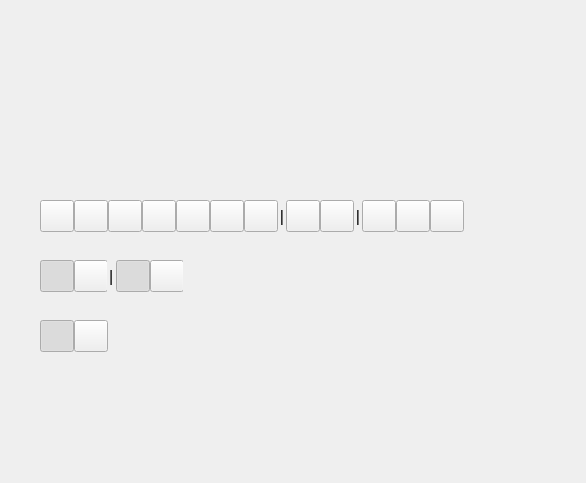
<?xml version="1.0" encoding="UTF-8"?>
<ui version="4.0">
 <class>MainWindow</class>
 <widget class="QMainWindow" name="MainWindow">
  <property name="geometry">
   <rect>
    <x>0</x>
    <y>0</y>
    <width>586</width>
    <height>483</height>
   </rect>
  </property>
  <property name="windowTitle">
   <string>MainWindow</string>
  </property>
  <widget class="QWidget" name="centralwidget">
   <widget class="QWidget" name="toolMain" native="true">
    <property name="geometry">
     <rect>
      <x>40</x>
      <y>200</y>
      <width>424</width>
      <height>32</height>
     </rect>
    </property>
    <property name="minimumSize">
     <size>
      <width>0</width>
      <height>32</height>
     </size>
    </property>
    <property name="maximumSize">
     <size>
      <width>16777215</width>
      <height>32</height>
     </size>
    </property>
    <property name="styleSheet">
     <string notr="true"/>
    </property>
    <layout class="QHBoxLayout" name="horizontalLayout">
     <property name="spacing">
      <number>0</number>
     </property>
     <property name="leftMargin">
      <number>0</number>
     </property>
     <property name="topMargin">
      <number>0</number>
     </property>
     <property name="rightMargin">
      <number>0</number>
     </property>
     <property name="bottomMargin">
      <number>0</number>
     </property>
     <item>
      <widget class="QWidget" name="mainToolMenuContainer" native="true">
       <layout class="QHBoxLayout" name="horizontalLayout_6">
        <property name="spacing">
         <number>0</number>
        </property>
        <property name="leftMargin">
         <number>0</number>
        </property>
        <property name="topMargin">
         <number>0</number>
        </property>
        <property name="rightMargin">
         <number>0</number>
        </property>
        <property name="bottomMargin">
         <number>0</number>
        </property>
        <item>
         <widget class="QPushButton" name="btnRectEllipse">
          <property name="sizePolicy">
           <sizepolicy hsizetype="Preferred" vsizetype="Preferred">
            <horstretch>0</horstretch>
            <verstretch>0</verstretch>
           </sizepolicy>
          </property>
          <property name="minimumSize">
           <size>
            <width>34</width>
            <height>0</height>
           </size>
          </property>
          <property name="maximumSize">
           <size>
            <width>34</width>
            <height>16777215</height>
           </size>
          </property>
          <property name="font">
           <font>
            <stylestrategy>PreferAntialias</stylestrategy>
           </font>
          </property>
          <property name="cursor">
           <cursorShape>PointingHandCursor</cursorShape>
          </property>
          <property name="text">
           <string/>
          </property>
          <property name="checkable">
           <bool>true</bool>
          </property>
          <property name="autoExclusive">
           <bool>true</bool>
          </property>
         </widget>
        </item>
        <item>
         <widget class="QPushButton" name="btnArrow">
          <property name="sizePolicy">
           <sizepolicy hsizetype="Preferred" vsizetype="Preferred">
            <horstretch>0</horstretch>
            <verstretch>0</verstretch>
           </sizepolicy>
          </property>
          <property name="minimumSize">
           <size>
            <width>34</width>
            <height>0</height>
           </size>
          </property>
          <property name="maximumSize">
           <size>
            <width>34</width>
            <height>16777215</height>
           </size>
          </property>
          <property name="font">
           <font>
            <stylestrategy>PreferAntialias</stylestrategy>
           </font>
          </property>
          <property name="cursor">
           <cursorShape>PointingHandCursor</cursorShape>
          </property>
          <property name="text">
           <string/>
          </property>
          <property name="checkable">
           <bool>true</bool>
          </property>
          <property name="autoExclusive">
           <bool>true</bool>
          </property>
         </widget>
        </item>
        <item>
         <widget class="QPushButton" name="btnLine">
          <property name="sizePolicy">
           <sizepolicy hsizetype="Preferred" vsizetype="Preferred">
            <horstretch>0</horstretch>
            <verstretch>0</verstretch>
           </sizepolicy>
          </property>
          <property name="minimumSize">
           <size>
            <width>34</width>
            <height>0</height>
           </size>
          </property>
          <property name="maximumSize">
           <size>
            <width>34</width>
            <height>16777215</height>
           </size>
          </property>
          <property name="font">
           <font>
            <stylestrategy>PreferAntialias</stylestrategy>
           </font>
          </property>
          <property name="cursor">
           <cursorShape>PointingHandCursor</cursorShape>
          </property>
          <property name="text">
           <string/>
          </property>
          <property name="checkable">
           <bool>true</bool>
          </property>
          <property name="autoExclusive">
           <bool>true</bool>
          </property>
         </widget>
        </item>
        <item>
         <widget class="QPushButton" name="btnMosaic">
          <property name="sizePolicy">
           <sizepolicy hsizetype="Preferred" vsizetype="Preferred">
            <horstretch>0</horstretch>
            <verstretch>0</verstretch>
           </sizepolicy>
          </property>
          <property name="minimumSize">
           <size>
            <width>34</width>
            <height>0</height>
           </size>
          </property>
          <property name="maximumSize">
           <size>
            <width>34</width>
            <height>16777215</height>
           </size>
          </property>
          <property name="font">
           <font>
            <stylestrategy>PreferAntialias</stylestrategy>
           </font>
          </property>
          <property name="cursor">
           <cursorShape>PointingHandCursor</cursorShape>
          </property>
          <property name="text">
           <string/>
          </property>
          <property name="checkable">
           <bool>true</bool>
          </property>
          <property name="autoExclusive">
           <bool>true</bool>
          </property>
         </widget>
        </item>
        <item>
         <widget class="QPushButton" name="btnText">
          <property name="sizePolicy">
           <sizepolicy hsizetype="Preferred" vsizetype="Preferred">
            <horstretch>0</horstretch>
            <verstretch>0</verstretch>
           </sizepolicy>
          </property>
          <property name="minimumSize">
           <size>
            <width>34</width>
            <height>0</height>
           </size>
          </property>
          <property name="maximumSize">
           <size>
            <width>34</width>
            <height>16777215</height>
           </size>
          </property>
          <property name="font">
           <font>
            <stylestrategy>PreferAntialias</stylestrategy>
           </font>
          </property>
          <property name="cursor">
           <cursorShape>PointingHandCursor</cursorShape>
          </property>
          <property name="text">
           <string/>
          </property>
          <property name="checkable">
           <bool>true</bool>
          </property>
          <property name="autoExclusive">
           <bool>true</bool>
          </property>
         </widget>
        </item>
        <item>
         <widget class="QPushButton" name="btnNumber">
          <property name="sizePolicy">
           <sizepolicy hsizetype="Preferred" vsizetype="Preferred">
            <horstretch>0</horstretch>
            <verstretch>0</verstretch>
           </sizepolicy>
          </property>
          <property name="minimumSize">
           <size>
            <width>34</width>
            <height>0</height>
           </size>
          </property>
          <property name="maximumSize">
           <size>
            <width>34</width>
            <height>16777215</height>
           </size>
          </property>
          <property name="font">
           <font>
            <stylestrategy>PreferAntialias</stylestrategy>
           </font>
          </property>
          <property name="cursor">
           <cursorShape>PointingHandCursor</cursorShape>
          </property>
          <property name="text">
           <string/>
          </property>
          <property name="checkable">
           <bool>true</bool>
          </property>
          <property name="autoExclusive">
           <bool>true</bool>
          </property>
         </widget>
        </item>
        <item>
         <widget class="QPushButton" name="btnEraser">
          <property name="sizePolicy">
           <sizepolicy hsizetype="Preferred" vsizetype="Preferred">
            <horstretch>0</horstretch>
            <verstretch>0</verstretch>
           </sizepolicy>
          </property>
          <property name="minimumSize">
           <size>
            <width>34</width>
            <height>0</height>
           </size>
          </property>
          <property name="maximumSize">
           <size>
            <width>34</width>
            <height>16777215</height>
           </size>
          </property>
          <property name="font">
           <font>
            <stylestrategy>PreferAntialias</stylestrategy>
           </font>
          </property>
          <property name="cursor">
           <cursorShape>PointingHandCursor</cursorShape>
          </property>
          <property name="text">
           <string/>
          </property>
          <property name="checkable">
           <bool>true</bool>
          </property>
          <property name="autoExclusive">
           <bool>true</bool>
          </property>
         </widget>
        </item>
       </layout>
      </widget>
     </item>
     <item>
      <widget class="QLabel" name="label_2">
       <property name="minimumSize">
        <size>
         <width>8</width>
         <height>0</height>
        </size>
       </property>
       <property name="maximumSize">
        <size>
         <width>8</width>
         <height>16777215</height>
        </size>
       </property>
       <property name="font">
        <font>
         <pointsize>12</pointsize>
         <stylestrategy>PreferAntialias</stylestrategy>
        </font>
       </property>
       <property name="text">
        <string>|</string>
       </property>
       <property name="alignment">
        <set>Qt::AlignCenter</set>
       </property>
      </widget>
     </item>
     <item>
      <widget class="QPushButton" name="btnUndo">
       <property name="sizePolicy">
        <sizepolicy hsizetype="Preferred" vsizetype="Preferred">
         <horstretch>0</horstretch>
         <verstretch>0</verstretch>
        </sizepolicy>
       </property>
       <property name="minimumSize">
        <size>
         <width>34</width>
         <height>0</height>
        </size>
       </property>
       <property name="maximumSize">
        <size>
         <width>34</width>
         <height>16777215</height>
        </size>
       </property>
       <property name="cursor">
        <cursorShape>PointingHandCursor</cursorShape>
       </property>
       <property name="text">
        <string/>
       </property>
       <property name="checkable">
        <bool>false</bool>
       </property>
       <property name="autoExclusive">
        <bool>false</bool>
       </property>
      </widget>
     </item>
     <item>
      <widget class="QPushButton" name="btnRedo">
       <property name="sizePolicy">
        <sizepolicy hsizetype="Preferred" vsizetype="Preferred">
         <horstretch>0</horstretch>
         <verstretch>0</verstretch>
        </sizepolicy>
       </property>
       <property name="minimumSize">
        <size>
         <width>34</width>
         <height>0</height>
        </size>
       </property>
       <property name="maximumSize">
        <size>
         <width>34</width>
         <height>16777215</height>
        </size>
       </property>
       <property name="cursor">
        <cursorShape>PointingHandCursor</cursorShape>
       </property>
       <property name="text">
        <string/>
       </property>
       <property name="checkable">
        <bool>false</bool>
       </property>
       <property name="autoExclusive">
        <bool>false</bool>
       </property>
      </widget>
     </item>
     <item>
      <widget class="QLabel" name="label_3">
       <property name="minimumSize">
        <size>
         <width>8</width>
         <height>0</height>
        </size>
       </property>
       <property name="maximumSize">
        <size>
         <width>8</width>
         <height>16777215</height>
        </size>
       </property>
       <property name="font">
        <font>
         <pointsize>12</pointsize>
         <stylestrategy>PreferAntialias</stylestrategy>
        </font>
       </property>
       <property name="text">
        <string>|</string>
       </property>
       <property name="alignment">
        <set>Qt::AlignCenter</set>
       </property>
      </widget>
     </item>
     <item>
      <widget class="QPushButton" name="btnSave">
       <property name="sizePolicy">
        <sizepolicy hsizetype="Preferred" vsizetype="Preferred">
         <horstretch>0</horstretch>
         <verstretch>0</verstretch>
        </sizepolicy>
       </property>
       <property name="minimumSize">
        <size>
         <width>34</width>
         <height>0</height>
        </size>
       </property>
       <property name="maximumSize">
        <size>
         <width>34</width>
         <height>16777215</height>
        </size>
       </property>
       <property name="cursor">
        <cursorShape>PointingHandCursor</cursorShape>
       </property>
       <property name="text">
        <string/>
       </property>
       <property name="checkable">
        <bool>false</bool>
       </property>
       <property name="autoExclusive">
        <bool>false</bool>
       </property>
      </widget>
     </item>
     <item>
      <widget class="QPushButton" name="btnCopy">
       <property name="sizePolicy">
        <sizepolicy hsizetype="Preferred" vsizetype="Preferred">
         <horstretch>0</horstretch>
         <verstretch>0</verstretch>
        </sizepolicy>
       </property>
       <property name="minimumSize">
        <size>
         <width>34</width>
         <height>0</height>
        </size>
       </property>
       <property name="maximumSize">
        <size>
         <width>34</width>
         <height>16777215</height>
        </size>
       </property>
       <property name="cursor">
        <cursorShape>PointingHandCursor</cursorShape>
       </property>
       <property name="text">
        <string/>
       </property>
       <property name="checkable">
        <bool>false</bool>
       </property>
       <property name="autoExclusive">
        <bool>false</bool>
       </property>
      </widget>
     </item>
     <item>
      <widget class="QPushButton" name="btnOk">
       <property name="sizePolicy">
        <sizepolicy hsizetype="Preferred" vsizetype="Preferred">
         <horstretch>0</horstretch>
         <verstretch>0</verstretch>
        </sizepolicy>
       </property>
       <property name="minimumSize">
        <size>
         <width>34</width>
         <height>0</height>
        </size>
       </property>
       <property name="maximumSize">
        <size>
         <width>34</width>
         <height>16777215</height>
        </size>
       </property>
       <property name="cursor">
        <cursorShape>PointingHandCursor</cursorShape>
       </property>
       <property name="text">
        <string/>
       </property>
       <property name="checkable">
        <bool>false</bool>
       </property>
       <property name="autoExclusive">
        <bool>false</bool>
       </property>
      </widget>
     </item>
    </layout>
   </widget>
   <widget class="QWidget" name="toolRectEllipse" native="true">
    <property name="geometry">
     <rect>
      <x>40</x>
      <y>260</y>
      <width>143</width>
      <height>32</height>
     </rect>
    </property>
    <property name="minimumSize">
     <size>
      <width>143</width>
      <height>32</height>
     </size>
    </property>
    <property name="maximumSize">
     <size>
      <width>143</width>
      <height>32</height>
     </size>
    </property>
    <property name="styleSheet">
     <string notr="true"/>
    </property>
    <layout class="QHBoxLayout" name="horizontalLayout_2">
     <property name="spacing">
      <number>2</number>
     </property>
     <property name="leftMargin">
      <number>0</number>
     </property>
     <property name="topMargin">
      <number>0</number>
     </property>
     <property name="rightMargin">
      <number>0</number>
     </property>
     <property name="bottomMargin">
      <number>0</number>
     </property>
     <item>
      <widget class="QWidget" name="widget_2" native="true">
       <layout class="QHBoxLayout" name="horizontalLayout_4">
        <property name="spacing">
         <number>0</number>
        </property>
        <property name="leftMargin">
         <number>0</number>
        </property>
        <property name="topMargin">
         <number>0</number>
        </property>
        <property name="rightMargin">
         <number>0</number>
        </property>
        <property name="bottomMargin">
         <number>0</number>
        </property>
        <item>
         <widget class="QPushButton" name="btnDot">
          <property name="sizePolicy">
           <sizepolicy hsizetype="Preferred" vsizetype="Preferred">
            <horstretch>0</horstretch>
            <verstretch>0</verstretch>
           </sizepolicy>
          </property>
          <property name="minimumSize">
           <size>
            <width>34</width>
            <height>0</height>
           </size>
          </property>
          <property name="maximumSize">
           <size>
            <width>16777215</width>
            <height>34</height>
           </size>
          </property>
          <property name="cursor">
           <cursorShape>PointingHandCursor</cursorShape>
          </property>
          <property name="text">
           <string/>
          </property>
          <property name="checkable">
           <bool>true</bool>
          </property>
          <property name="checked">
           <bool>true</bool>
          </property>
          <property name="autoExclusive">
           <bool>true</bool>
          </property>
         </widget>
        </item>
        <item>
         <widget class="QPushButton" name="btnFill">
          <property name="sizePolicy">
           <sizepolicy hsizetype="Preferred" vsizetype="Preferred">
            <horstretch>0</horstretch>
            <verstretch>0</verstretch>
           </sizepolicy>
          </property>
          <property name="minimumSize">
           <size>
            <width>34</width>
            <height>0</height>
           </size>
          </property>
          <property name="maximumSize">
           <size>
            <width>16777215</width>
            <height>34</height>
           </size>
          </property>
          <property name="cursor">
           <cursorShape>PointingHandCursor</cursorShape>
          </property>
          <property name="text">
           <string/>
          </property>
          <property name="checkable">
           <bool>true</bool>
          </property>
          <property name="autoExclusive">
           <bool>true</bool>
          </property>
         </widget>
        </item>
       </layout>
      </widget>
     </item>
     <item>
      <widget class="QLabel" name="label">
       <property name="font">
        <font>
         <pointsize>12</pointsize>
         <stylestrategy>PreferAntialias</stylestrategy>
        </font>
       </property>
       <property name="text">
        <string>|</string>
       </property>
      </widget>
     </item>
     <item>
      <widget class="QWidget" name="widget" native="true">
       <layout class="QHBoxLayout" name="horizontalLayout_3">
        <property name="spacing">
         <number>0</number>
        </property>
        <property name="leftMargin">
         <number>0</number>
        </property>
        <property name="topMargin">
         <number>0</number>
        </property>
        <property name="rightMargin">
         <number>0</number>
        </property>
        <property name="bottomMargin">
         <number>0</number>
        </property>
        <item>
         <widget class="QPushButton" name="btnRect">
          <property name="sizePolicy">
           <sizepolicy hsizetype="Preferred" vsizetype="Preferred">
            <horstretch>0</horstretch>
            <verstretch>0</verstretch>
           </sizepolicy>
          </property>
          <property name="minimumSize">
           <size>
            <width>34</width>
            <height>0</height>
           </size>
          </property>
          <property name="maximumSize">
           <size>
            <width>16777215</width>
            <height>34</height>
           </size>
          </property>
          <property name="cursor">
           <cursorShape>PointingHandCursor</cursorShape>
          </property>
          <property name="text">
           <string/>
          </property>
          <property name="checkable">
           <bool>true</bool>
          </property>
          <property name="checked">
           <bool>true</bool>
          </property>
          <property name="autoExclusive">
           <bool>true</bool>
          </property>
         </widget>
        </item>
        <item>
         <widget class="QPushButton" name="btnEllipse">
          <property name="sizePolicy">
           <sizepolicy hsizetype="Preferred" vsizetype="Preferred">
            <horstretch>0</horstretch>
            <verstretch>0</verstretch>
           </sizepolicy>
          </property>
          <property name="minimumSize">
           <size>
            <width>34</width>
            <height>0</height>
           </size>
          </property>
          <property name="maximumSize">
           <size>
            <width>16777215</width>
            <height>34</height>
           </size>
          </property>
          <property name="cursor">
           <cursorShape>PointingHandCursor</cursorShape>
          </property>
          <property name="text">
           <string/>
          </property>
          <property name="checkable">
           <bool>true</bool>
          </property>
          <property name="autoExclusive">
           <bool>true</bool>
          </property>
         </widget>
        </item>
       </layout>
      </widget>
     </item>
    </layout>
   </widget>
   <widget class="QWidget" name="toolEraser" native="true">
    <property name="geometry">
     <rect>
      <x>40</x>
      <y>320</y>
      <width>68</width>
      <height>32</height>
     </rect>
    </property>
    <property name="sizePolicy">
     <sizepolicy hsizetype="Preferred" vsizetype="Preferred">
      <horstretch>0</horstretch>
      <verstretch>0</verstretch>
     </sizepolicy>
    </property>
    <property name="minimumSize">
     <size>
      <width>68</width>
      <height>32</height>
     </size>
    </property>
    <property name="maximumSize">
     <size>
      <width>68</width>
      <height>32</height>
     </size>
    </property>
    <layout class="QHBoxLayout" name="horizontalLayout_5">
     <property name="spacing">
      <number>0</number>
     </property>
     <property name="leftMargin">
      <number>0</number>
     </property>
     <property name="topMargin">
      <number>0</number>
     </property>
     <property name="rightMargin">
      <number>0</number>
     </property>
     <property name="bottomMargin">
      <number>0</number>
     </property>
     <item>
      <widget class="QPushButton" name="btnEraserDot">
       <property name="sizePolicy">
        <sizepolicy hsizetype="Preferred" vsizetype="Preferred">
         <horstretch>0</horstretch>
         <verstretch>0</verstretch>
        </sizepolicy>
       </property>
       <property name="minimumSize">
        <size>
         <width>34</width>
         <height>0</height>
        </size>
       </property>
       <property name="maximumSize">
        <size>
         <width>34</width>
         <height>16777215</height>
        </size>
       </property>
       <property name="cursor">
        <cursorShape>PointingHandCursor</cursorShape>
       </property>
       <property name="text">
        <string/>
       </property>
       <property name="checkable">
        <bool>true</bool>
       </property>
       <property name="checked">
        <bool>true</bool>
       </property>
       <property name="autoExclusive">
        <bool>true</bool>
       </property>
      </widget>
     </item>
     <item>
      <widget class="QPushButton" name="btnEraserRect">
       <property name="sizePolicy">
        <sizepolicy hsizetype="Preferred" vsizetype="Preferred">
         <horstretch>0</horstretch>
         <verstretch>0</verstretch>
        </sizepolicy>
       </property>
       <property name="minimumSize">
        <size>
         <width>34</width>
         <height>0</height>
        </size>
       </property>
       <property name="maximumSize">
        <size>
         <width>34</width>
         <height>16777215</height>
        </size>
       </property>
       <property name="cursor">
        <cursorShape>PointingHandCursor</cursorShape>
       </property>
       <property name="text">
        <string/>
       </property>
       <property name="checkable">
        <bool>true</bool>
       </property>
       <property name="autoExclusive">
        <bool>true</bool>
       </property>
      </widget>
     </item>
    </layout>
   </widget>
  </widget>
 </widget>
 <resources/>
 <connections/>
</ui>
